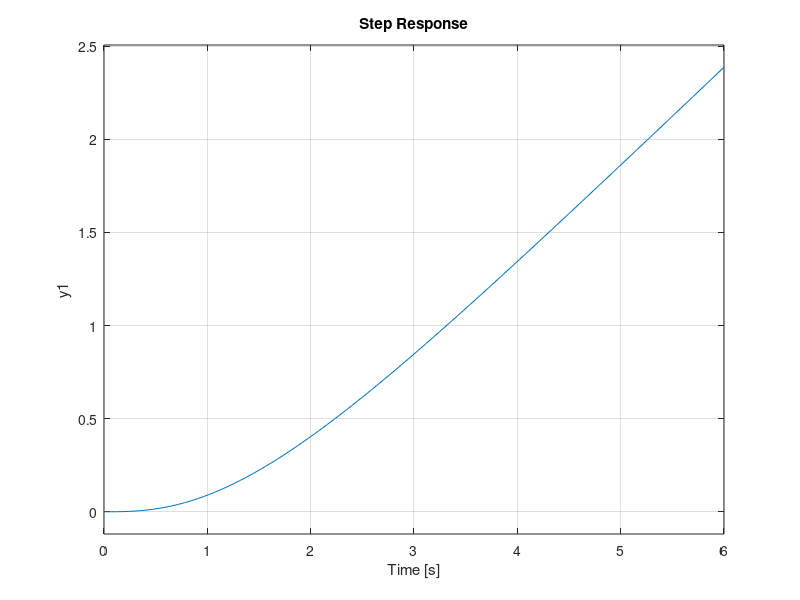
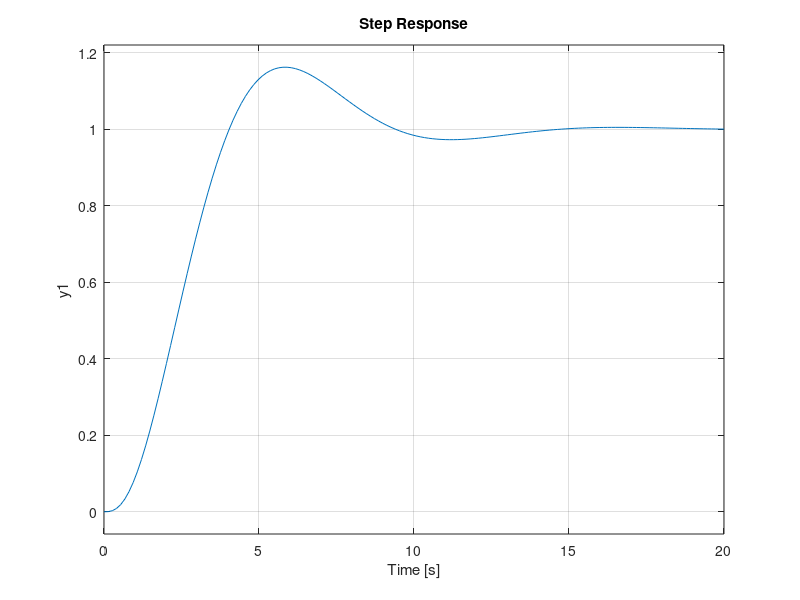
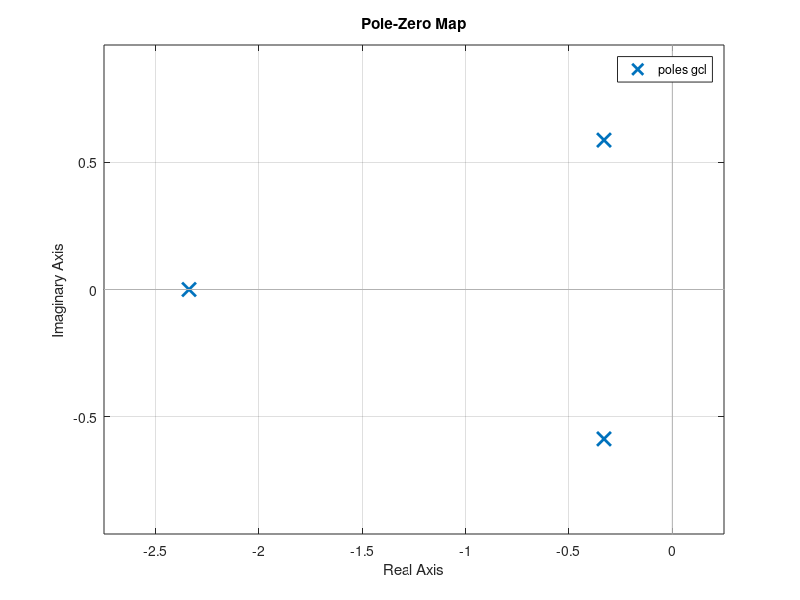
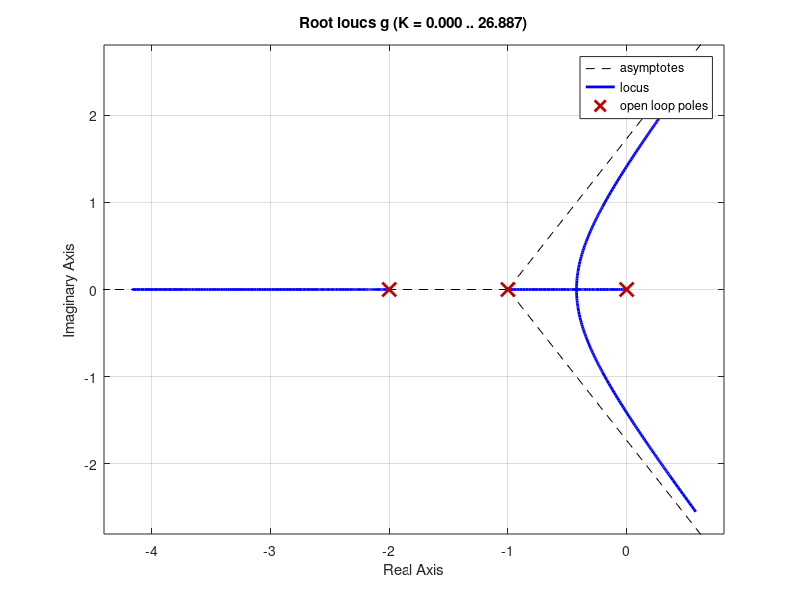

Reproduce these figures in MATLAB, in order. (Note: this script raises an error after producing the figures.)
clc
clear 
close all

%------sistema en lazo abierto---
den = conv ([1 0],[1 1]);
den = conv(den,[1 2]);

g = tf(1.06,den);
step(g)

%------cerrar-----
gcl=feedback(g,1);
figure
step(gcl)
figure
pzmap(gcl)

[P z] = pzmap(gcl);

wn=abs(P(2));
e=-real(P(2))/wn;

so=exp(-e*pi/sqrt(1-e^2));
ts=4/(e*wn);

%-----lgr---
figure
rlocus(g)

%------constante error actual
Kva=0.53;
K=5;
factor=K/Kva;
p=0.005;
z=p*10; %p*factor;
%----polo deseado---
s1= P(2);
%-----verificamos cond. angulo----
den_=s1*(s1+1)*(s1+2);
ang_ = rad2deg(angle(1.06/den_)); %angulo sin controlador
ang = rad2deg(angle(1.06*(s1+z)/(den_*(s1+p)))); %angulo con controlador

%---nuevo lgr---
gc=tf([1 z],[1 p]);
figure
rlocus(g)
hold on
rlocus(gc*g,'--')

%---encontrar k de gc----
k=1.05;%0.81;
gc = k *gc;

%-----simulacion en lazo cerrado
sis_cl=feedback(gc*g,1);
figure
step(sis_cl,'k')
hold on
step(gcl,'--r')
legend('Compensado','Sin compensar')
figure
pzmap(sis_cl)
